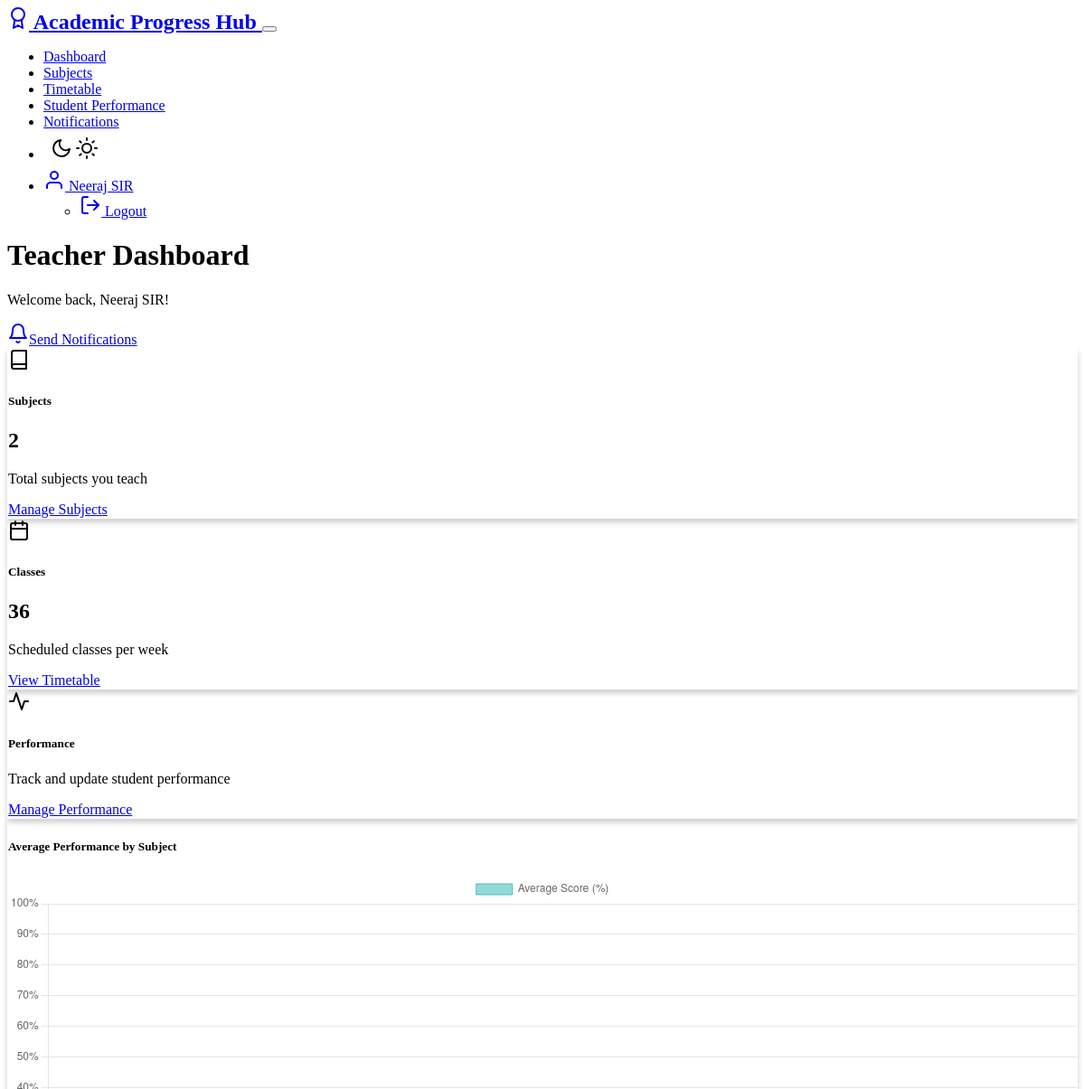
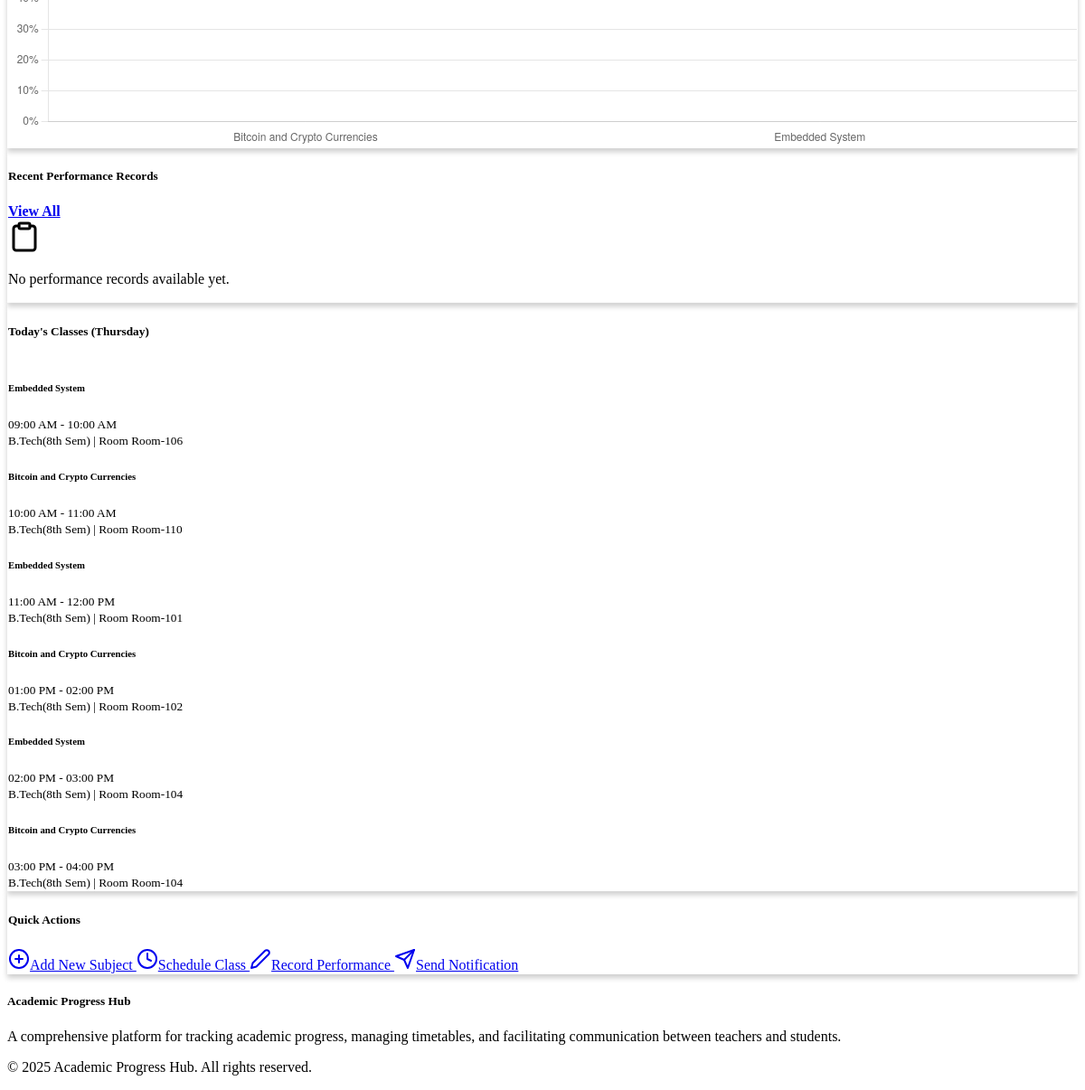
/teacher/dashboard (signed in), run on an earlier commit of the app's database (2 pictures, top to bottom).
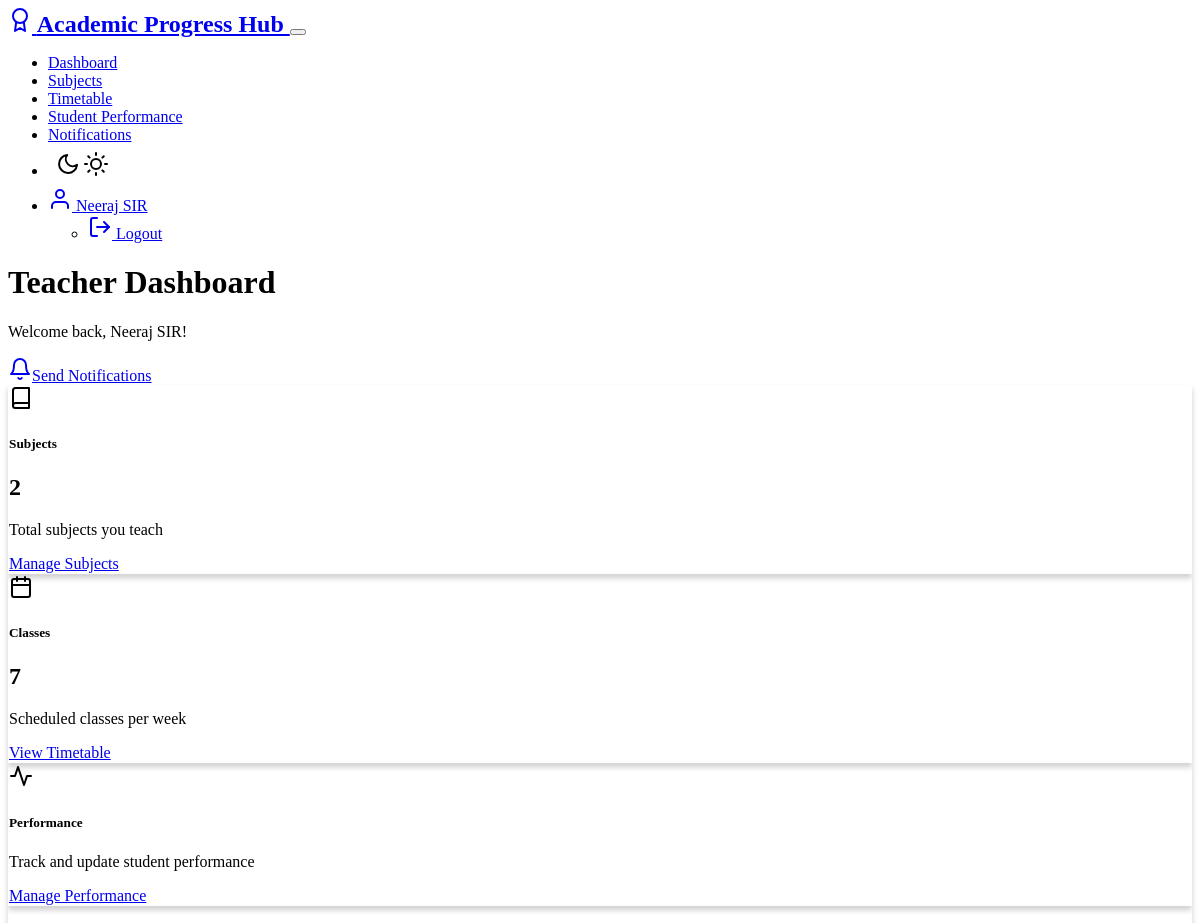
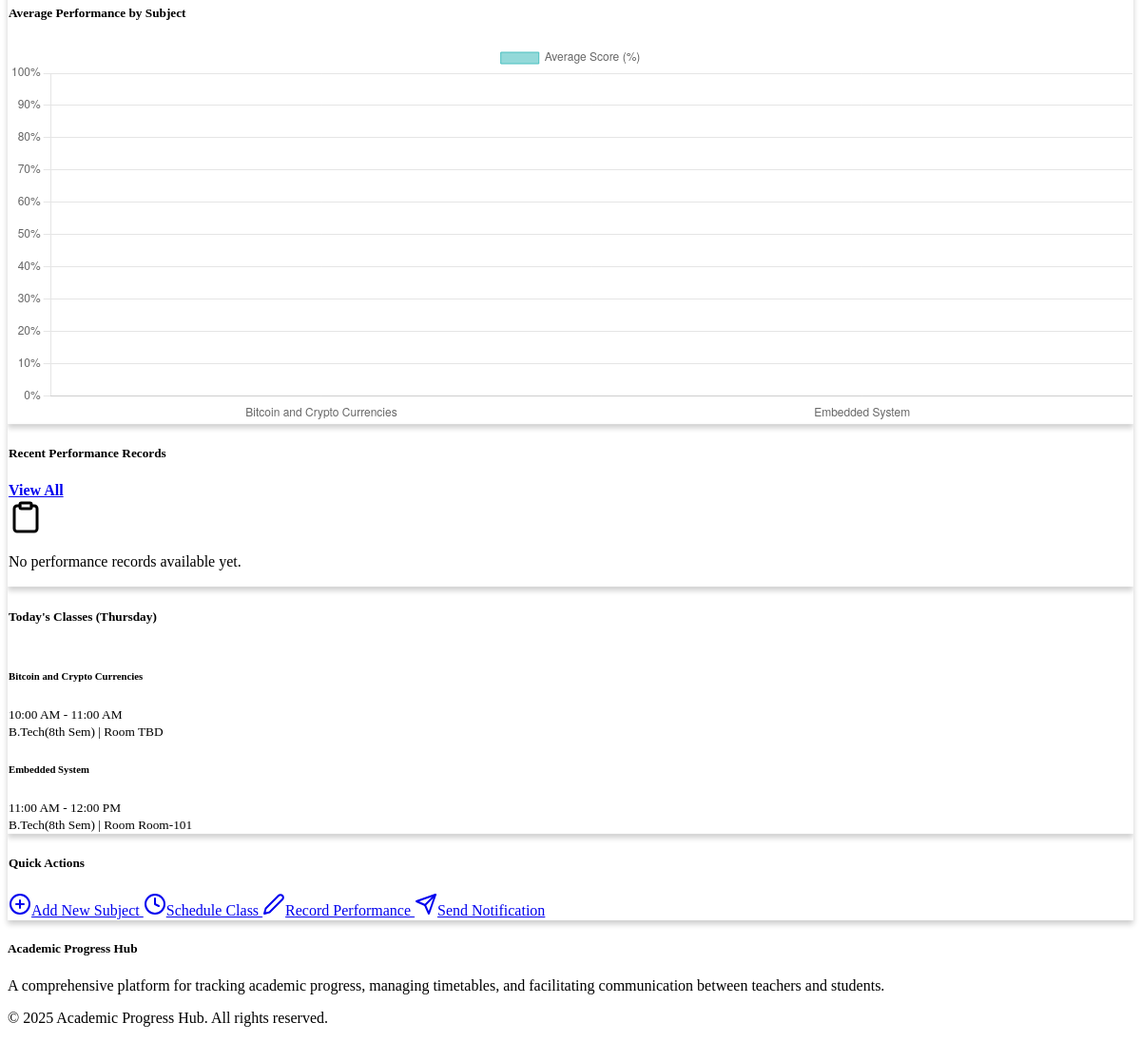
And on a later commit of the database (2 pictures, top to bottom).
### models.py (models this page shows, shortened)
class Timetable(db.Model):
    __tablename__ = 'timetables'
    id = db.Column(db.Integer, primary_key=True)
    day_of_week = db.Column(db.String(10), nullable=False)              # Monday, Tuesday, etc.
    start_time = db.Column(db.Time, nullable=False)                     # When class starts
    end_time = db.Column(db.Time, nullable=False)                       # When class ends
    room = db.Column(db.String(20))                                     # Classroom number
    teacher_id = db.Column(db.Integer, db.ForeignKey('teachers.id'), nullable=False)  # Who teaches?
    subject_id = db.Column(db.Integer, db.ForeignKey('subjects.id'), nullable=False)  # What subject?
    grade = db.Column(db.String(50), nullable=False)                    # What grade is this for?

class Subject(db.Model):
    __tablename__ = 'subjects'
    id = db.Column(db.Integer, primary_key=True)
    name = db.Column(db.String(100), nullable=False)                              # Subject name
    code = db.Column(db.String(20), nullable=False, unique=True)                  # Subject code
    type = db.Column(db.String(20), nullable=False, default='Theory')             # Theory or Practical?
    teacher_id = db.Column(db.Integer, db.ForeignKey('teachers.id'), nullable=False)  # Who teaches it?
    timetables = db.relationship('Timetable', backref='subject', cascade='all, delete-orphan')
    performances = db.relationship('Performance', backref='subject', cascade='all, delete-orphan')

### routes/teacher_routes.py (the view)
    def decorated_function(*args, **kwargs):
        if not current_user.is_authenticated or current_user.role != 'teacher':
            flash('Access denied: Teacher permissions required.', 'danger')
            return redirect(url_for('auth.login'))
        return f(*args, **kwargs)

### app.py (called while the page is built)
@login_manager.user_loader
def load_user(user_id):
    from models import User
    return User.query.get(int(user_id))

### routes/teacher_routes.py (called while the page is built)
def teacher_required(f):
    def decorated_function(*args, **kwargs):
        if not current_user.is_authenticated or current_user.role != 'teacher':
            flash('Access denied: Teacher permissions required.', 'danger')
            return redirect(url_for('auth.login'))
        return f(*args, **kwargs)
    decorated_function.__name__ = f.__name__
    return login_required(decorated_function)

### templates/teacher/dashboard.html (shortened to what the changed rows need)
{% extends 'layout.html' %}
{% block content %}
<div class="row mb-4 align-items-center">
    <div class="col">
        <h1 class="mb-0">Teacher Dashboard</h1>
    </div>
</div>
<div class="row g-4 mb-4">
    <div class="col-md-4">
        <div class="card dashboard-card h-100">
            <div class="card-body">
                <h2 class="display-5 mb-0">{{ subjects_count }}</h2>
            </div>
        </div>
    </div>
    <div class="col-md-4">
        <div class="card dashboard-card h-100">
            <div class="card-body">
                <div class="d-flex align-items-center mb-3">
                    <span data-feather="calendar" class="text-success me-3" style="width: 24px; height: 24px;"></span>
                    <h5 class="card-title mb-0">Classes</h5>
                </div>
                <h2 class="display-5 mb-0">{{ classes_count }}</h2>
                <p class="text-muted mb-3">Scheduled classes per week</p>
                <a href="{{ url_for('teacher.timetable') }}" class="btn btn-sm btn-outline-secondary">View Timetable</a>
            </div>
        </div>
    </div>
</div>
<div class="row g-4">
                {% if subject_data and performance_data and subject_data|length > 0 and performance_data|length > 0 %}
                    <script>
                        const ctx = document.getElementById('performanceChart').getContext('2d');
                        new Chart(ctx, {
                            type: 'bar',
                            data: {
                                labels: {{ subject_data|tojson }},
                                datasets: [{
                                    label: 'Average Score (%)',
                                    data: {{ performance_data|tojson }},
                                    backgroundColor: 'rgba(75, 192, 192, 0.6)',
                                    borderColor: 'rgba(75, 192, 192, 1)',
                                    borderWidth: 1
                                }]
                            },
                            options: {
                                responsive: true,
                                maintainAspectRatio: false,
                                plugins: {
                                    legend: {
                                        display: true,
                                        position: 'top'
                                    }
                                },
                                scales: {
                                    y: {
                                        beginAtZero: true,
                                        max: 100,
                                        grid: {
                                            display: true
                                        },
                                        ticks: {
                                            callback: function(value) {
                                                return value + '%';
                                            }
                                        }
                                    },
                                    x: {
                                        grid: {
                                            display: false
                                        }
                                    }
                                }
                            }
                        });
                    </script>
                {% else %}
                    <div class="text-center py-5">
                        <span data-feather="bar-chart-2" style="width: 48px; height: 48px;" class="text-muted mb-3"></span>
                        <p class="mb-0">No performance data available yet.</p>
                        <p class="text-muted">Add performance records to see statistics.</p>
                    </div>
                {% endif %}
    <div class="col-lg-4">
        <div class="card mb-4">
            <div class="card-body">
                {% if today_classes %}
                    <div class="list-group">
                        {% for timetable, subject in today_classes %}
                            <div class="list-group-item list-group-item-action">
                                <div class="d-flex w-100 justify-content-between">
                                    <h6 class="mb-1">{{ subject.name }}</h6>
                                    <small>{{ timetable.start_time.strftime('%I:%M %p') }} - {{ timetable.end_time.strftime('%I:%M %p') }}</small>
                                </div>
                                <div class="d-flex w-100 justify-content-between align-items-center">
                                    <small class="text-muted">{{ timetable.grade }} | Room {{ timetable.room }}</small>
                                </div>
                            </div>
                        {% endfor %}
                    </div>
                {% else %}
                    <div class="text-center py-4">
                        <span data-feather="calendar" style="width: 36px; height: 36px;" class="text-muted mb-3"></span>
                        <p class="mb-0">No classes scheduled for today.</p>
                    </div>
                {% endif %}
            </div>
        </div>
    </div>
</div>
{% endblock %}

What changed in the data, as far as the page shows it:
removed Timetable: name "Embedded System", start_time "09:00 AM", end_time "10:00 AM", grade "B.Tech(8th Sem)", room "Room-106"
removed Timetable: name "Bitcoin and Crypto Currencies", start_time "10:00 AM", end_time "11:00 AM", grade "B.Tech(8th Sem)", room "Room-110"
removed Timetable: name "Bitcoin and Crypto Currencies", start_time "01:00 PM", end_time "02:00 PM", grade "B.Tech(8th Sem)", room "Room-102"
removed Timetable: name "Embedded System", start_time "02:00 PM", end_time "03:00 PM", grade "B.Tech(8th Sem)", room "Room-104"
removed Timetable: name "Bitcoin and Crypto Currencies", start_time "03:00 PM", end_time "04:00 PM", grade "B.Tech(8th Sem)", room "Room-104"
added Timetable: name "Bitcoin and Crypto Currencies", start_time "10:00 AM", end_time "11:00 AM", grade "B.Tech(8th Sem)", room "TBD"
Also different on the page:
{{ classes_count }}: "36" → "7"
